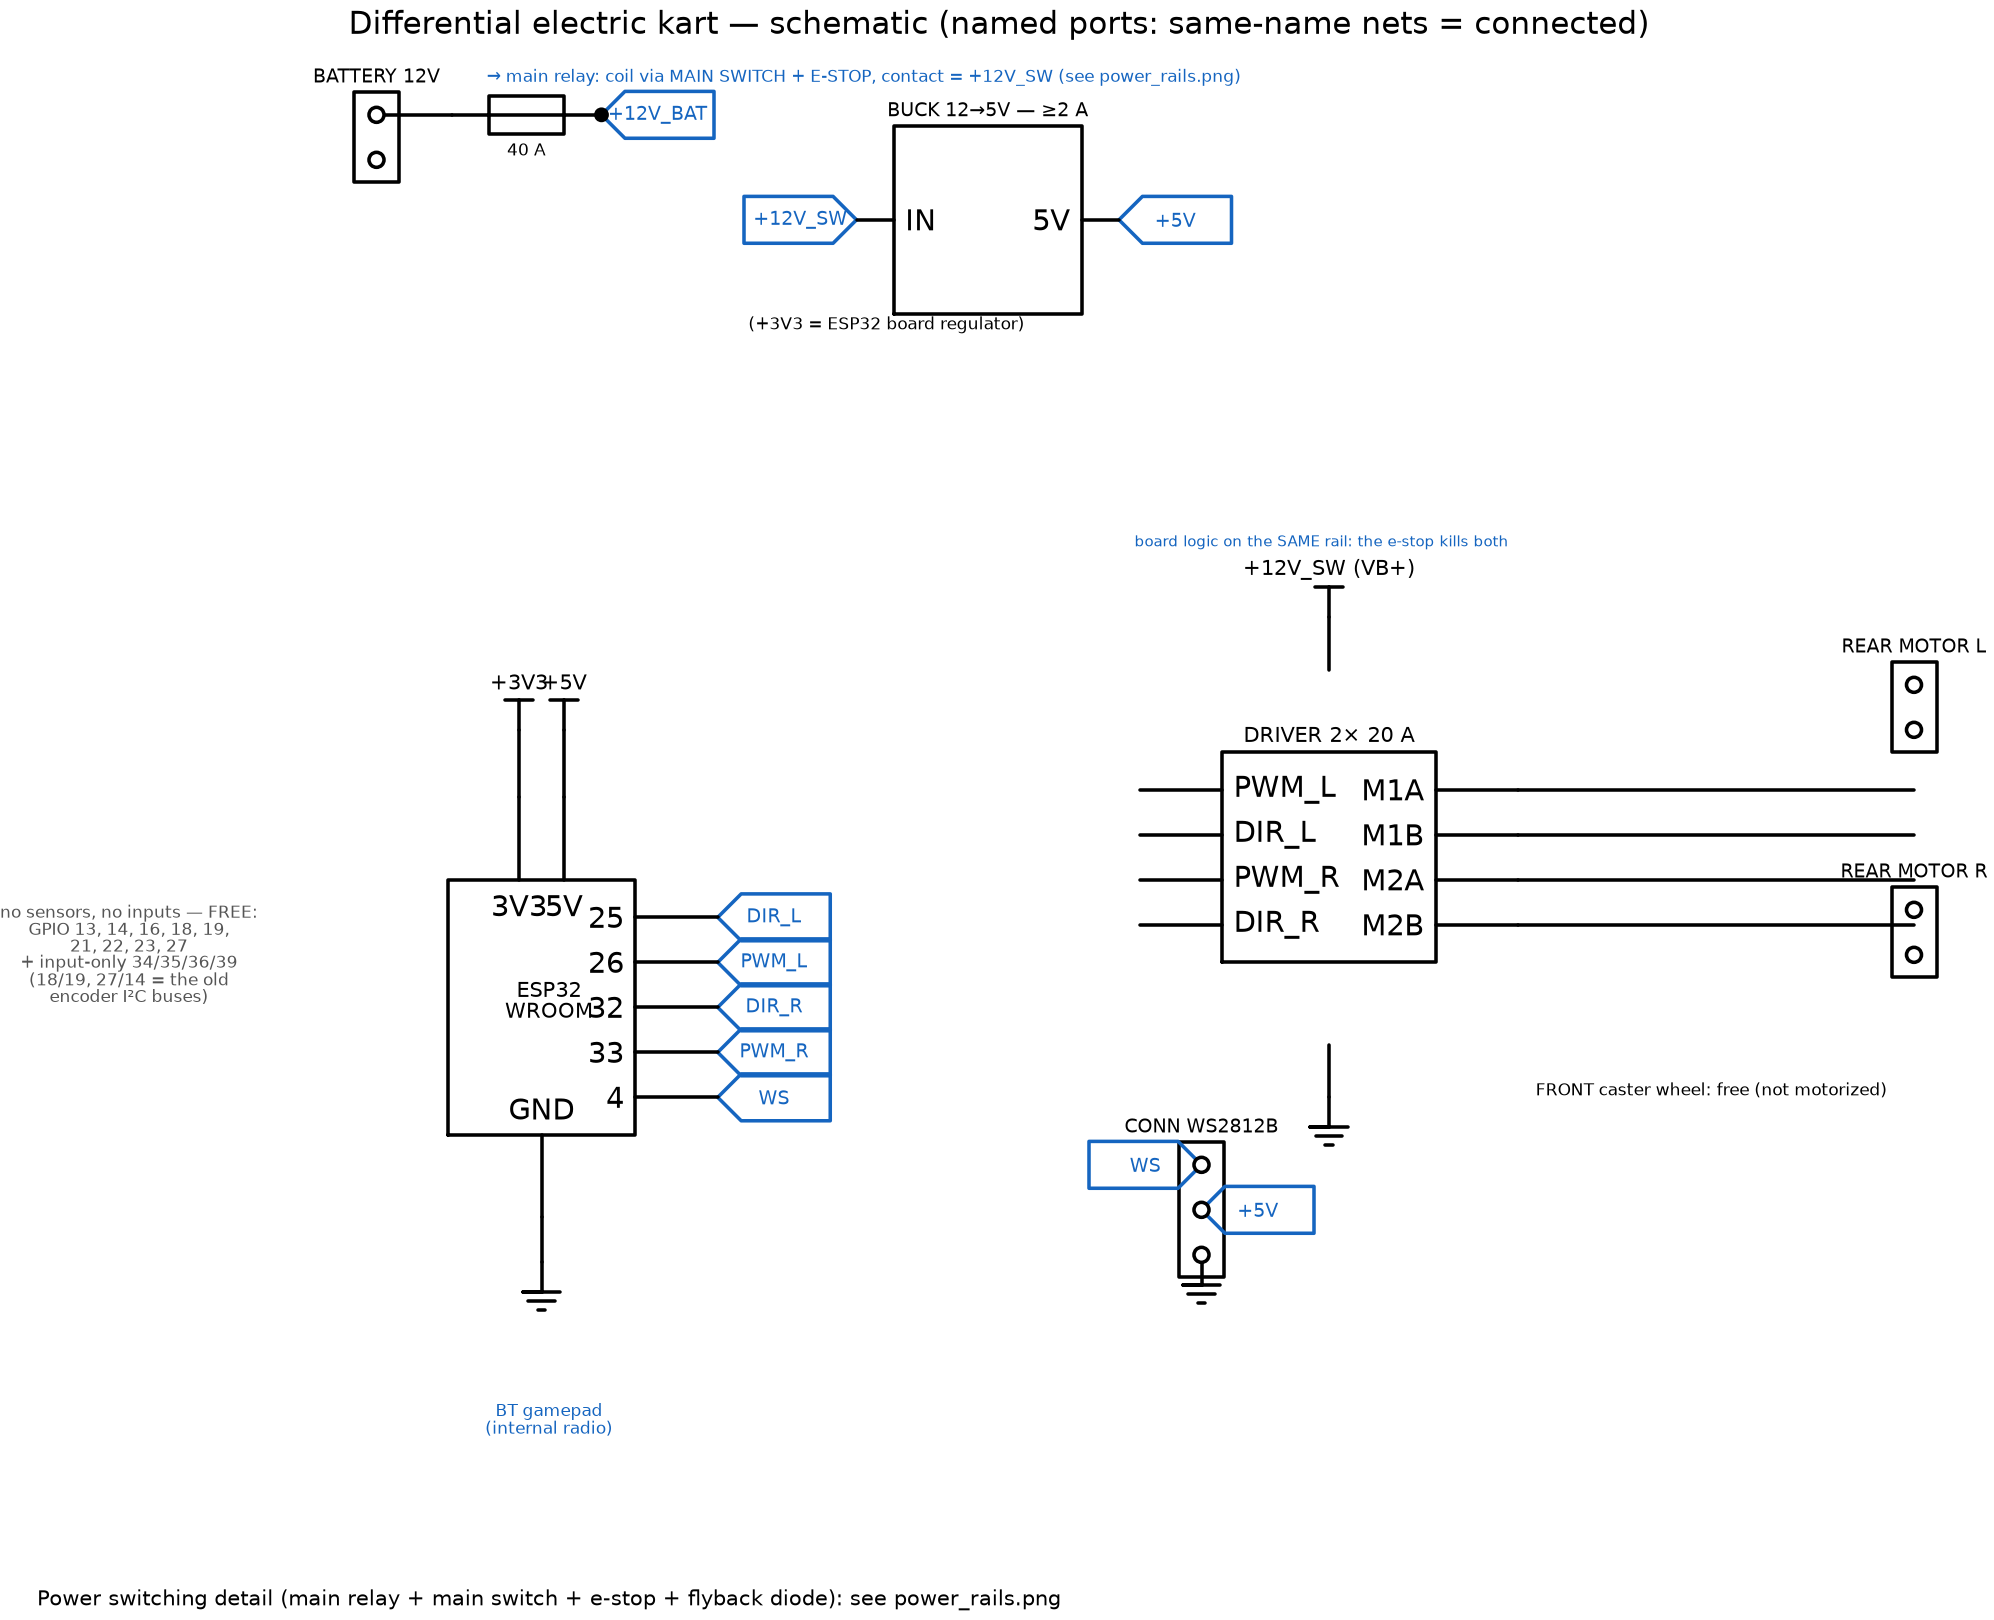

Recreate this plot in Python.
# full_schematic.py — Kart electrical schematic (differential drive, SINGLE-RELAY power).
# Single 12 V battery; ONE switched rail (+12V_SW) behind the main relay, whose coil runs
# through the main switch and the e-stop mushroom — the switching detail lives in
# power_rails.png. 2 independent REAR motors, driven by BLUETOOTH GAMEPAD (ESP32 internal
# radio, no pedal). No sensors (the two AS5600 wheel encoders and their I2C buses went on
# 2026-09-29), no ADC and no buttons: the pack is always 12 V and nothing measures it, and
# arming is the gamepad's own START button.
# Generates doc/schematics/full_schematic.png via schemdraw.
#   . .venv-schem/bin/activate && python doc/schematics/full_schematic.py
#
# Convention: net labels (flags) with the SAME NAME are electrically connected
# (as on a multi-sheet schematic). Avoids routing wires across the whole page.
import schemdraw
import schemdraw.elements as elm

schemdraw.config(fontsize=10, lw=1.7)
NET = '#1565c0'

def P(elem, name):
    # absanchors = ABSOLUTE coordinates (anchors = local, untransformed → do not use here)
    return elem.absanchors[name]

def flag(d, xy, name, direction):
    """Named net flag, pointing in 'direction'."""
    t = elm.Tag().at(xy)
    {'left': t.left, 'right': t.right, 'up': t.up, 'down': t.down}[direction]()
    t.label(name, fontsize=9)
    t.color(NET)
    d.add(t)

def header(d, x, y, title, pins):
    n = len(pins)
    h = elm.Header(rows=n, shownumber=False).at((x, y)).label(title, fontsize=9, loc='top')
    d.add(h)
    return h

with schemdraw.Drawing(file='doc/schematics/full_schematic.png', dpi=150, show=False) as d:
    d += elm.Label().label('Differential electric kart — schematic (named ports: same-name nets = connected)',
                           fontsize=15).at((6, 13.0))

    # ───────────────────────── ESP32 (central integrated circuit) ─────────────────────────
    # Outputs only: 4 motor pins + the LED strip. No sensor, no input (2026-09-29).
    RIGHT = [('25', 'DIR_L'), ('26', 'PWM_L'), ('32', 'DIR_R'), ('33', 'PWM_R'),
             ('4', 'WS')]
    pins = []
    for i, (g, _) in enumerate(RIGHT):
        pins.append(elm.IcPin(name=g, side='right', slot=f'{len(RIGHT)-i}/{len(RIGHT)}'))
    pins += [elm.IcPin(name='3V3', side='top'), elm.IcPin(name='5V', side='top'),
             elm.IcPin(name='GND', side='bottom')]
    esp = elm.Ic(pins=pins, label='ESP32\nWROOM', w=4.6, h=9.5, plblsize=12, leadlen=1.1)
    esp.right(); esp.anchor('center'); esp.at((0, 0)); d.add(esp)
    d += elm.Label().label('BT gamepad\n(internal radio)', fontsize=8, color=NET).at((0, -5.6))
    d += elm.Label().label('no sensors, no inputs — FREE:\nGPIO 13, 14, 16, 18, 19,\n21, 22, 23, 27\n+ input-only 34/35/36/39\n(18/19, 27/14 = the old\nencoder I²C buses)',
                           fontsize=8, color='#555').at((-5.6, 0.6))
    for g, net in RIGHT:
        flag(d, P(esp, g), net, 'right')
    d += elm.Line().up().at(P(esp, '3V3')).length(0.9); d += elm.Vdd().label('+3V3')
    d += elm.Line().up().at(P(esp, '5V')).length(0.9); d += elm.Vdd().label('+5V')
    d += elm.Line().down().at(P(esp, 'GND')).length(0.6); d += elm.Ground()

    # ───────────────────────── Motor driver + 2 REAR motors ─────────────────────────
    DRV_X, DRV_Y, DRV_W, DRV_H = 10.5, 2.0, 6.0, 5.0
    drv = elm.Ic(pins=[
        elm.IcPin(name='PWM_L', side='left', slot='4/4'), elm.IcPin(name='DIR_L', side='left', slot='3/4'),
        elm.IcPin(name='PWM_R', side='left', slot='2/4'), elm.IcPin(name='DIR_R', side='left', slot='1/4'),
        elm.IcPin(name='M1A', side='right', slot='4/4'), elm.IcPin(name='M1B', side='right', slot='3/4'),
        elm.IcPin(name='M2A', side='right', slot='2/4'), elm.IcPin(name='M2B', side='right', slot='1/4'),
    ], w=DRV_W, h=DRV_H, plblsize=11, leadlen=1.1).label('DRIVER 2× 20 A', loc='top', fontsize=10)
    drv.right(); drv.anchor('center'); drv.at((DRV_X, DRV_Y)); d.add(drv)
    d += elm.Line().up().at((DRV_X, DRV_Y + DRV_H / 2)).length(0.7); d += elm.Vdd().label('+12V_SW (VB+)')
    d += elm.Label().label('board logic on the SAME rail: the e-stop kills both', fontsize=7, color=NET).at((DRV_X, DRV_Y + DRV_H / 2 + 1.6))
    d += elm.Line().down().at((DRV_X, DRV_Y - DRV_H / 2)).length(0.7); d += elm.Ground()
    mL = header(d, 18.0, 3.4, 'REAR MOTOR L', ['A', 'B'])
    d += elm.Line().at(P(drv, 'M1A')).tox(P(mL, 'pin1')[0])
    d += elm.Line().at(P(drv, 'M1B')).tox(P(mL, 'pin2')[0])
    mR = header(d, 18.0, 0.4, 'REAR MOTOR R', ['A', 'B'])
    d += elm.Line().at(P(drv, 'M2A')).tox(P(mR, 'pin1')[0])
    d += elm.Line().at(P(drv, 'M2B')).tox(P(mR, 'pin2')[0])
    d += elm.Label().label('FRONT caster wheel: free (not motorized)', fontsize=8).at((15.5, -1.2))

    # ───────────────────────── WS2812 ─────────────────────────
    hw = header(d, 8.5, -3.6, 'CONN WS2812B', ['DIN', '+5V', 'GND'])
    flag(d, P(hw, 'pin1'), 'WS', 'left')
    flag(d, P(hw, 'pin2'), '+5V', 'right')
    d += elm.Ground().at(P(hw, 'pin3'))

    # ───────────────────────── Power (top) ─────────────────────────
    ba = header(d, -2.5, 11.0, 'BATTERY 12V', ['+', '-'])
    d += elm.Line().right().at(P(ba, 'pin1')).length(1.0)
    d += elm.Fuse().right().label('40 A', fontsize=8, loc='bottom').length(2.0)
    d += elm.Dot(); rail = d.here
    d += elm.Label().label('→ main relay: coil via MAIN SWITCH + E-STOP, contact = +12V_SW (see power_rails.png)',
                           fontsize=8, color=NET).at((rail[0] + 3.4, 12.3))
    flag(d, rail, '+12V_BAT', 'right')
    buck = elm.Ic(pins=[elm.IcPin(name='IN', side='left'), elm.IcPin(name='5V', side='right')],
                  w=2.4, h=1.8, plblsize=9).label('BUCK 12→5V — ≥2 A', loc='top', fontsize=9).right().at((4.2, 10.5)).anchor('IN')
    d.add(buck)
    flag(d, P(buck, 'IN'), '+12V_SW', 'left')
    flag(d, P(buck, '5V'), '+5V', 'right')
    d += elm.Label().label('(+3V3 = ESP32 board regulator)', fontsize=8).at((4.5, 9.0))

    d += elm.Label().label('Power switching detail (main relay + main switch + e-stop + flyback diode): see power_rails.png',
                           fontsize=10).at((0, -8))

print('render OK')
